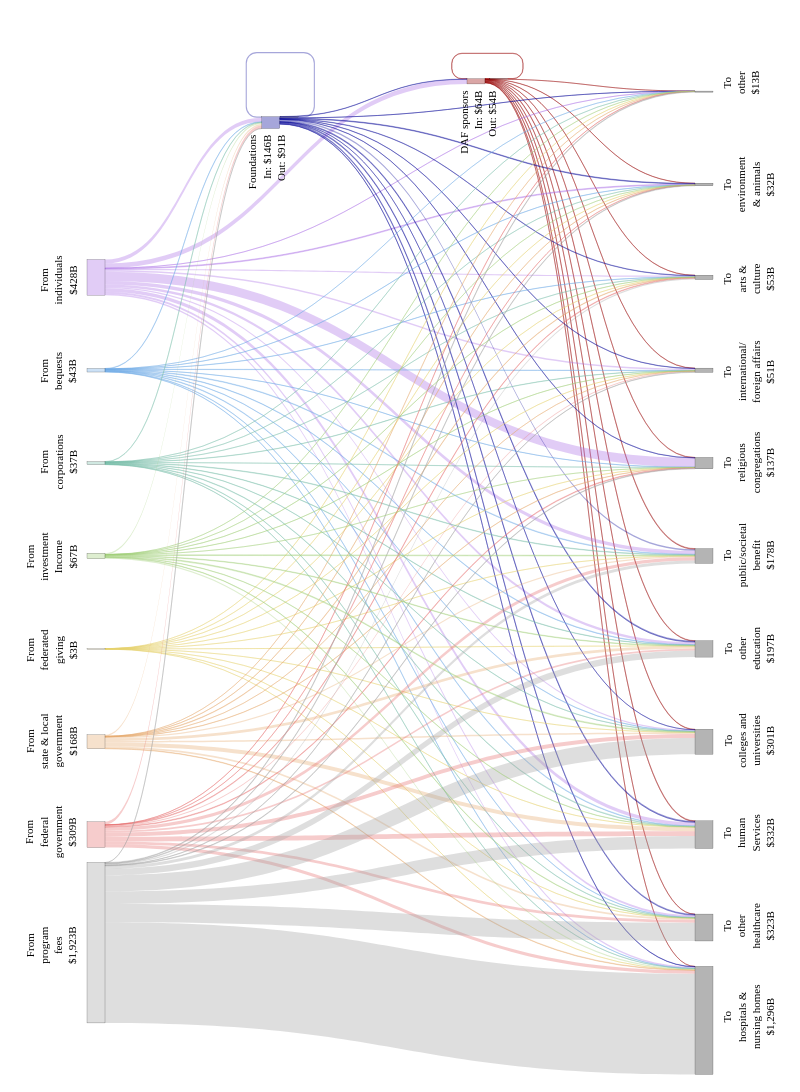

Source (notebook cell):
### Markdown cell above
Using Plotly Sankey because it includes the best compromises for:
- weighted edges
- self-loops (still poor)
- curved edges
- label control (still poor)
- heirarchy levels
- interactivity
- quality
- merging flows

### Code cell
# Plot the diagram
fig = go.Figure(go.Sankey(
    arrangement="snap",
    
    node=dict(
        # label=node_format_df["Node"],
        label=[""] * len(node_format_df), # remove default labels
        x=node_format_df["X"],
        y=node_format_df["Y"],
        pad=15,
        thickness=18,
        line=dict(color="rgba(0,0,0,0.75)", width=0.25),
        # line=dict(color="rgba(0,0,0,0)", width=0),
        color=node_colors,
        hoverinfo="skip"
    ),
    
    link=dict(
        # arrowlen=10,
        source=sources,
        target=targets,
        value=values,
        color=edge_colors,
        customdata=hover_text,
        hoverinfo="none"
        # hovertemplate="%{customdata}<extra></extra>"
    )
))

# Define annotations for labels
annotations = []

for _, row in node_format_df[node_format_df["Node Type"] == "Source"].iterrows():
    node_name = row[node_id_field]
    dx = row["X Offset"]
    dy = row["Y Offset"]
    annotations.append(dict(
        x=row["X"] - dx,
        y=(1 - row["Y"]) + dy,
        text=row[node_display_field],
        showarrow=False,
        xanchor="right",
        align="center",
        textangle=-90
    ))

for _, row in node_format_df[node_format_df["Node Type"] == "Recipient"].iterrows():
    dx = row["X Offset"]
    dy = row["Y Offset"]
    annotations.append(dict(
        x=row["X"] + dx,
        y=(1 - row["Y"]) + dy,
        text=row[node_display_field],
        showarrow=False,
        xanchor="left",
        align="center",
        textangle=-90
    ))
for _, row in node_format_df[node_format_df["Node Type"] == "Intermediary Left"].iterrows():
    dx = row["X Offset"]
    dy = row["Y Offset"]
    annotations.append(dict(
        x=row["X"] - dx,
        y=(1 - row["Y"]) + dy,
        text=row[node_display_field],
        showarrow=False,
        xanchor="left",
        align="left",
        textangle=-90
    ))

for _, row in node_format_df[node_format_df["Node Type"] == "Intermediary Right"].iterrows():
    dx = row["X Offset"]
    dy = row["Y Offset"]
    annotations.append(dict(
        x=row["X"] + dx,
        y=(1 - row["Y"]) + dy,
        text=row[node_display_field],
        showarrow=False,
        xanchor="right",
        align="right",
        textangle=-90
    ))

# Format
fig.update_layout(
    # title_text="Nonprofit Economy Flows (2023)",
    font_size=10,
    width=800,
    height=1100,
    margin=dict(l=20, r=20, t=40, b=20),
    font=dict(family=font_family, size=11, color="black"),
    annotations=annotations
)

fig.show()

### Figure 1 — Plotly figure (JSON) as saved in the notebook; plotly's stock layout.template omitted (floating-point values rounded to 4 significant figures; data arrays with more than 128 entries replaced by an {"elided": "..."} marker saying what was removed)
{"data": [{"arrangement": "snap", "link": {"color": {"elided": "132 str values"}, "customdata": {"elided": "132 str values"}, "hoverinfo": "none", "source": {"elided": "132 int values"}, "target": {"elided": "132 int values"}, "value": {"elided": "132 float values"}}, "node": {"color": ["rgba(150,0,0,0.35)", "rgba(150,0,0,0.35)", "rgba(0,0,150,0.35)", "rgba(0,0,150,0.35)", "rgba(160,160,160,0.35)", "rgba(230,110,110,0.35)", "rgba(230,170,110,0.35)", "rgba(230,210,110,0.35)", "rgba(160,205,120,0.35)", "rgba(120,190,170,0.35)", "rgba(110,170,230,0.35)", "rgba(170,110,230,0.35)", "rgb(180,180,180)", "rgb(180,180,180)", "rgb(180,180,180)", "rgb(180,180,180)", "rgb(180,180,180)", "rgb(180,180,180)", "rgb(180,180,180)", "rgb(180,180,180)", "rgb(180,180,180)", "rgb(180,180,180)", "rgb(180,180,180)"], "hoverinfo": "skip", "label": ["", "", "", "", "", "", "", "", "", "", "", "", "", "", "", "", "", "", "", "", "", "", ""], "line": {"color": "rgba(0,0,0,0.75)", "width": 0.25}, "pad": 15, "thickness": 18, "x": [0.6, 0.63, 0.33, 0.355, 0.1, 0.1, 0.1, 0.1, 0.1, 0.1, 0.1, 0.1, 0.9, 0.9, 0.9, 0.9, 0.9, 0.9, 0.9, 0.9, 0.9, 0.9, 0.9], "y": [0.04, 0.0375, 0.08, 0.0745, 0.86, 0.77, 0.68, 0.59, 0.5, 0.41, 0.32, 0.23, 0.95, 0.86, 0.77, 0.68, 0.59, 0.5, 0.41, 0.32, 0.23, 0.14, 0.05]}, "type": "sankey"}], "layout": {"annotations": [{"align": "center", "showarrow": false, "text": "From<br>program<br>fees<br>$1,923B", "textangle": -90, "x": 0.08, "xanchor": "right", "y": 0.103}, {"align": "center", "showarrow": false, "text": "From<br>federal<br>government<br>$309B", "textangle": -90, "x": 0.08, "xanchor": "right", "y": 0.205}, {"align": "center", "showarrow": false, "text": "From<br>state & local<br>government<br>$168B", "textangle": -90, "x": 0.08, "xanchor": "right", "y": 0.292}, {"align": "center", "showarrow": false, "text": "From<br>federated<br>giving<br>$3B", "textangle": -90, "x": 0.08, "xanchor": "right", "y": 0.4088}, {"align": "center", "showarrow": false, "text": "From<br>investment<br>Income<br>$67B", "textangle": -90, "x": 0.08, "xanchor": "right", "y": 0.4995}, {"align": "center", "showarrow": false, "text": "From<br>corporations<br>$37B", "textangle": -90, "x": 0.08, "xanchor": "right", "y": 0.591}, {"align": "center", "showarrow": false, "text": "From<br>bequests<br>$43B", "textangle": -90, "x": 0.08, "xanchor": "right", "y": 0.7}, {"align": "center", "showarrow": false, "text": "From<br>individuals<br>$428B", "textangle": -90, "x": 0.08, "xanchor": "right", "y": 0.793}, {"align": "center", "showarrow": false, "text": "To<br>hospitals &<br>nursing homes<br>$1,296B", "textangle": -90, "x": 0.92, "xanchor": "left", "y": 0.02}, {"align": "center", "showarrow": false, "text": "To<br>other<br>healthcare<br>$323B", "textangle": -90, "x": 0.92, "xanchor": "left", "y": 0.118}, {"align": "center", "showarrow": false, "text": "To<br>human<br>Services<br>$332B", "textangle": -90, "x": 0.92, "xanchor": "left", "y": 0.212}, {"align": "center", "showarrow": false, "text": "To<br>colleges and<br>universities<br>$301B", "textangle": -90, "x": 0.92, "xanchor": "left", "y": 0.293}, {"align": "center", "showarrow": false, "text": "To<br>other<br>education<br>$197B", "textangle": -90, "x": 0.92, "xanchor": "left", "y": 0.4107}, {"align": "center", "showarrow": false, "text": "To<br>public/societal<br>benefit<br>$178B", "textangle": -90, "x": 0.92, "xanchor": "left", "y": 0.5005}, {"align": "center", "showarrow": false, "text": "To<br>religious<br>congregations<br>$137B", "textangle": -90, "x": 0.92, "xanchor": "left", "y": 0.5905}, {"align": "center", "showarrow": false, "text": "To<br>international/<br>foreign affairs<br>$51B", "textangle": -90, "x": 0.92, "xanchor": "left", "y": 0.71}, {"align": "center", "showarrow": false, "text": "To<br>arts &<br>culture<br>$53B", "textangle": -90, "x": 0.92, "xanchor": "left", "y": 0.786}, {"align": "center", "showarrow": false, "text": "To<br>environment<br>& animals<br>$32B", "textangle": -90, "x": 0.92, "xanchor": "left", "y": 0.889}, {"align": "center", "showarrow": false, "text": "To<br>other<br>$13B", "textangle": -90, "x": 0.92, "xanchor": "left", "y": 0.972}, {"align": "right", "showarrow": false, "text": "DAF sponsors<br>In: $64B<br>Out: $54B", "textangle": -90, "x": 0.632, "xanchor": "right", "y": 0.953}, {"align": "right", "showarrow": false, "text": "Foundations<br>In: $146B<br>Out: $91B", "textangle": -90, "x": 0.355, "xanchor": "right", "y": 0.91}], "font": {"color": "black", "family": "Source Sans 3, Helvetica Neue, Arial, sans-serif", "size": 11}, "height": 1100, "margin": {"b": 20, "l": 20, "r": 20, "t": 40}, "width": 800}}
